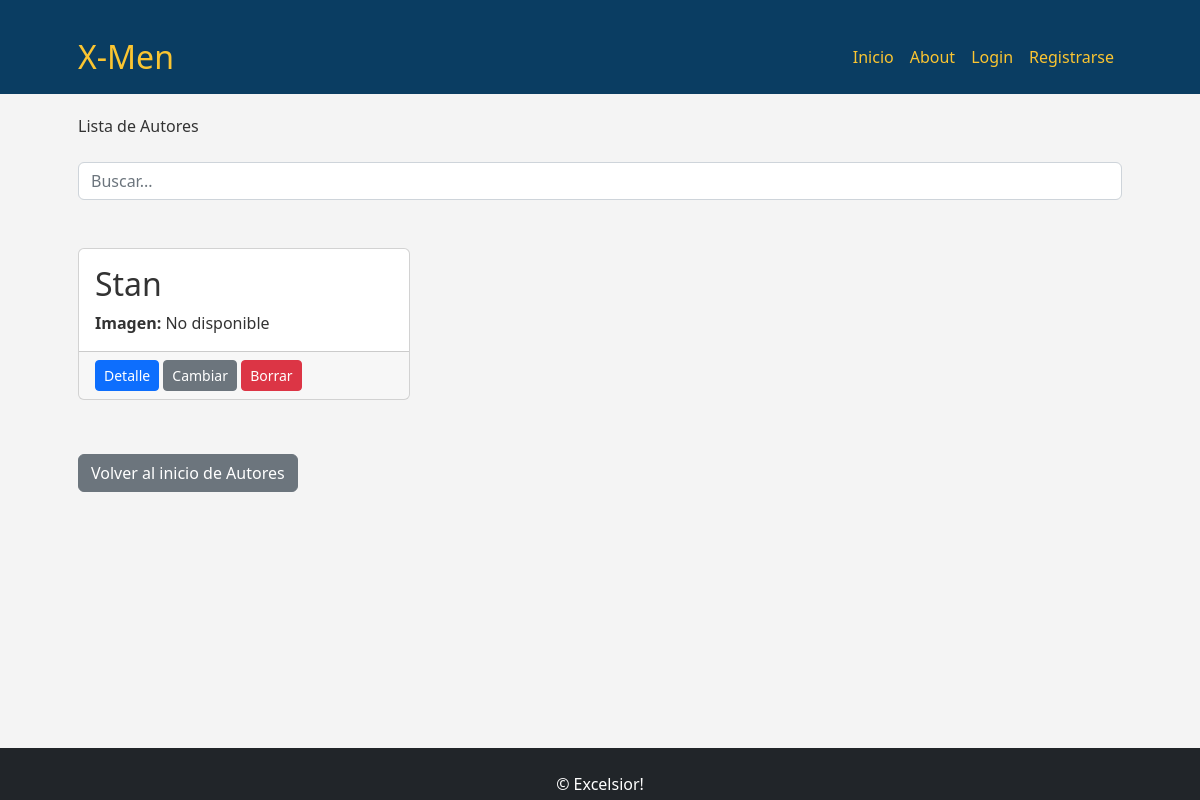
The page /autores/autores/list/ on the database as committed earlier.
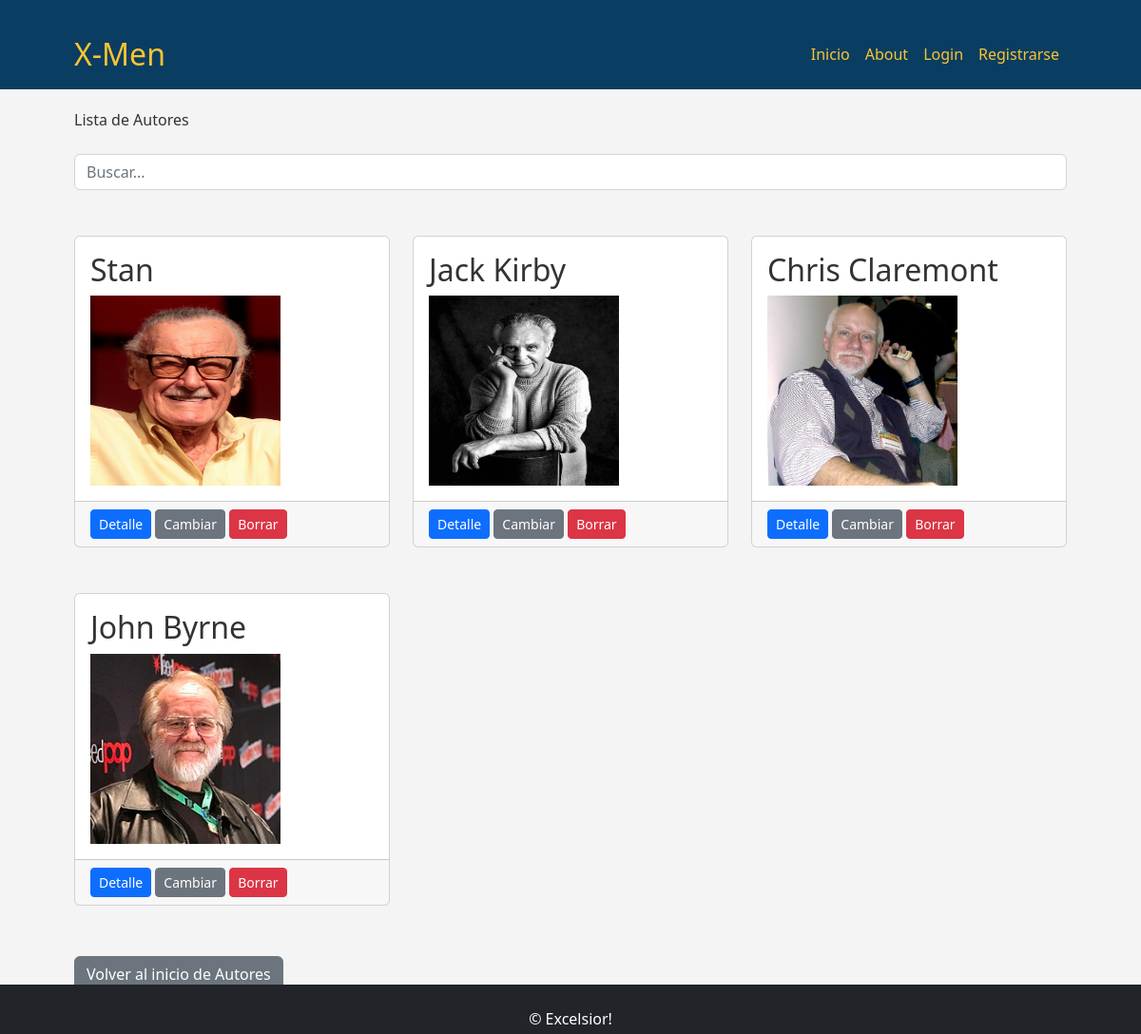
The same page on the database as committed later.
### autores/models.py (models this page shows, shortened)
class Autor(models.Model):
    nombre = models.CharField(max_length=100)
    es_dibujante = models.BooleanField(default=False)
    es_escritor = models.BooleanField(default=False)
    fecha_nacimiento = models.DateField()
    biografia = models.TextField()
    imagen = models.ImageField(upload_to='imagenes_personajes/', null=True, blank=True)
    class Meta:
        verbose_name = "Autor"
        verbose_name_plural = "Autores"

### autores/views.py (the view)
# urls.py: path('autores/list/', views.AutorListView.as_view(), name='autores_list'),
class AutorListView(ListView):
    model = models.Autor
    template_name = 'autores/autores_list.html'
    def get_queryset(self):
        queryset = super().get_queryset()
        consulta = self.request.GET.get("consulta")
        if consulta:
            queryset = queryset.filter(nombre__icontains=consulta)
        return queryset

### core/context_processors.py (called while the page is built)
def profile_picture(request):
    if request.user.is_authenticated:
        try:
            profile = Profile.objects.get(user=request.user)
            return {'profile_picture_url': profile.profile_picture.url}
        except Profile.DoesNotExist:
            return {'profile_picture_url': None}
    return {'profile_picture_url': None}

### autores/templates/autores/autores_list.html
{% extends 'core/base.html' %}
{% block titulo %}
    Lista de Autores
{% endblock titulo %}
{% block contenido %}
    <div class="py-lg-4">
        <form action="{% url 'autores:autores_list' %}" method="get" class="mb-4">
            <input type="text" name="consulta" placeholder="Buscar..." class="form-control">
        </form>
    </div>
    <div class="row">
        {% for autor in object_list %}
            <div class="col-md-4 mb-5">
                <div class="card h-100">
                    <div class="card-body">
                        <h2 class="card-title">{{ autor.nombre }}</h2>
                        <p class="card-text">
                            {% if autor.imagen %}
                                <img src="{{ autor.imagen.url }}" alt="{{ autor.nombre }}" height="200" width="200"><br>
                            {% else %}
                                <strong>Imagen:</strong> No disponible<br>
                            {% endif %}
                        </p>
                    </div>
                    <div class="card-footer">
                        <a class="btn btn-primary btn-sm" href="{% url 'autores:autores_detail' autor.id %}">Detalle</a>
                        <a class="btn btn-secondary btn-sm" href="{% url 'autores:autores_update' autor.id %}">Cambiar</a>
                        <a class="btn btn-danger btn-sm" href="{% url 'autores:autores_delete' autor.id %}">Borrar</a>
                    </div>
                </div>
            </div>
        {% endfor %}
    </div>
    <div class="fs-3 pb-4">
        <a href="{% url 'autores:home' %}" class="btn btn-secondary">Volver al inicio de Autores</a>
    </div>
{% endblock contenido %}

### core/templates/core/base.html (shortened to what this page needs)
{% load static %}
<!DOCTYPE html>
<html lang="es">
    <head>
        <link href="{% static 'core/css/styles.css' %}" rel="stylesheet">
    </head>
    <body>
        {% include 'core/components/navbar.html' %}
        <div class="container px-4 px-lg-5">
            {% block titulo %}{% endblock titulo %}
            {% block contenido %}{% endblock contenido %}
        </div>
        {% include 'core/components/footer.html' %}
    </body>
</html>

### core/templates/core/components/navbar.html (shortened to what this page needs)
{% load static %}
<nav class="navbar navbar-expand-lg" style="background-color: #0a3d62;">
    <div class="container px-5">
        <a class="navbar-brand" href="#!" style="color: #fbc531; font-size: 2rem;">X-Men</a>
        <div class="collapse navbar-collapse justify-content-end" id="navbarSupportedContent">
            <ul class="navbar-nav">
                <li class="nav-item">
                    <a class="nav-link active" aria-current="page" href="{% url 'core:home' %}" style="color: #fbc531;">Inicio</a>
                </li>
                <li class="nav-item">
                    <a class="nav-link" href="{% url 'core:about' %}" style="color: #fbc531;">About</a>
                </li>
                {% if user.is_authenticated %}
                <li class="nav-item">
                    <a class="nav-link" href="{% url 'autores:home' %}" style="color: #fbc531;">Autores</a>
                </li>
                <li class="nav-item">
                    <a class="nav-link" href="{% url 'personaje:home' %}" style="color: #fbc531;">Personajes</a>
                </li>
                <li class="nav-item">
                    {% if profile_picture_url %}
                    <img src="{{ profile_picture_url }}" alt="Profile Picture" class="rounded-circle" width="40" height="40">
                    {% else %}
                    <img src="{% static 'core/images/profile_picture.webp' %}" alt="Default Profile Picture" class="rounded-circle" width="40" height="40">
                    {% endif %}
                </li>
                <li class="nav-item">
                    <a class="nav-link" style="color: #0a3d62; background-color: #fbc531; border-radius: 5px; padding: 5px 10px;">{{ user.username }}</a>
                </li>
                <li class="nav-item">
                    <form action="{% url 'core:logout' %}" method="post">
                        {% csrf_token %}
                        <button type="submit" class="btn btn-dark" style="background-color: #fbc531; border: none; color: #333;">Logout</button>
                    </form>
                </li>
                {% else %}
                <li class="nav-item">
                    <a class="nav-link" href="{% url 'core:login' %}" style="color: #fbc531;">Login</a>
                </li>
                <li class="nav-item">
                    <a class="nav-link" href="{% url 'core:register' %}" style="color: #fbc531;">Registrarse</a>
                </li>
                {% endif %}
            </ul>
        </div>
    </div>
</nav>

### core/templates/core/components/footer.html (shortened to what this page needs)
<footer class="py-1 bg-dark" style="position: fixed; bottom: 0; width: 100%;">
    <div class="container px-4 px-lg-5">
        <p class="m-0 text-center text-white">&copy; Excelsior!</p>
    </div>
</footer>

### core/templates/core/base.html (style rules this page uses)
body { background-color: #f4f4f4; color: #333; }
.container { margin-top: 20px; }

Rows that differ between the two databases and show on the page:
changed Autor "Stan": imagen: picture added; no longer shows "Imagen: No disponible"
added Autor: nombre "Jack Kirby", imagen (picture)
added Autor: nombre "Chris Claremont", imagen (picture)
added Autor: nombre "John Byrne", imagen (picture)
